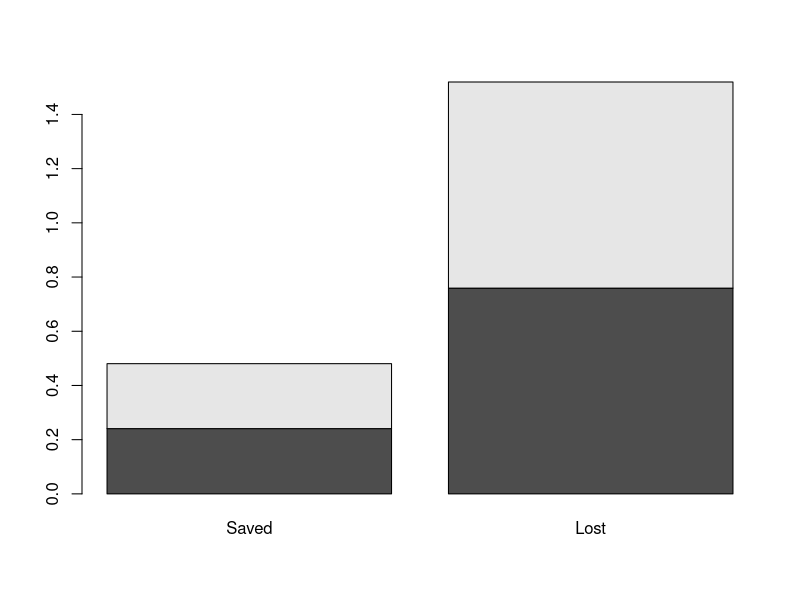
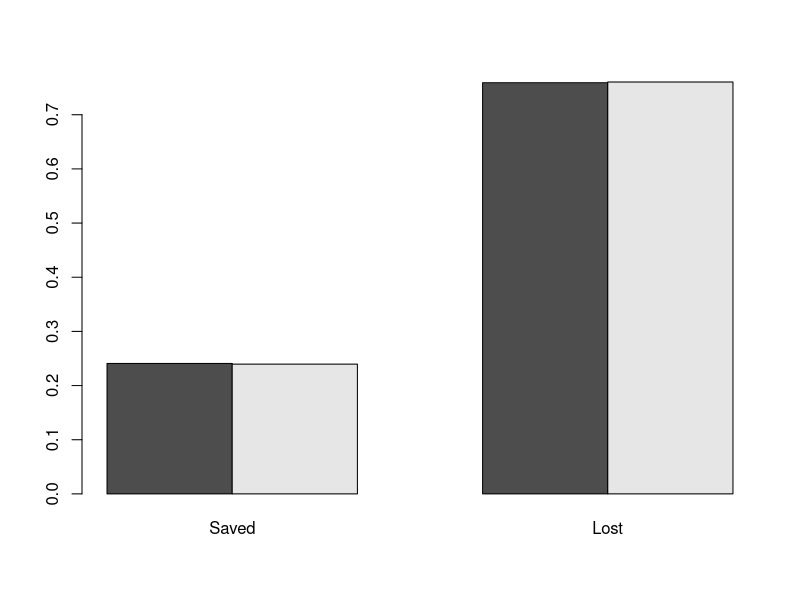
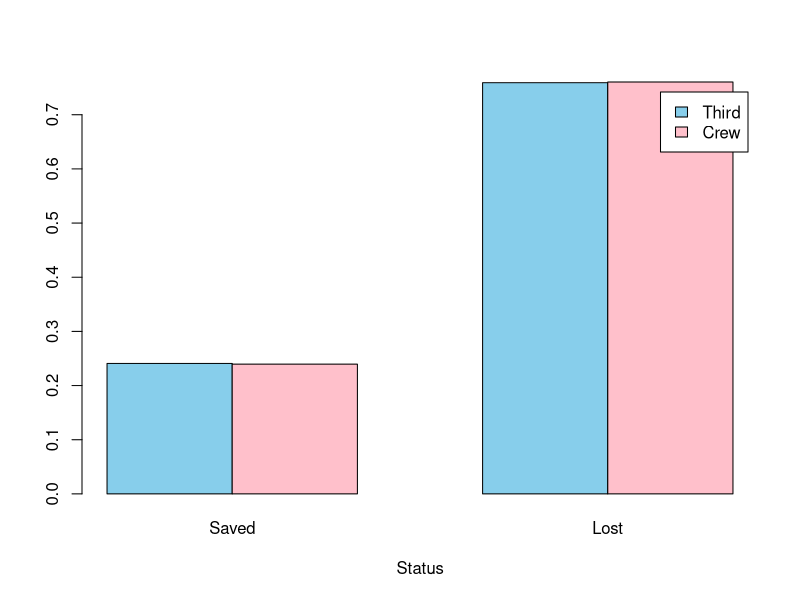

The R source for these figures, in order:
TD <- as.table(rbind(c(151,476),c(212,673)))
TD
dimnames(TD) <- list(Class = c("Third","Crew"),Status = c("Saved","Lost"))
TD
TD_Margin <- addmargins(TD)
TD_Margin
TD_Prop <- prop.table(TD,1)
TD_Prop
options(digits = 3)
TD_Prop <- prop.table(TD,1)
TD_Prop
(Table_Row_Perecent <- TD_Prop*100)
barplot(TD_Prop)
barplot(TD_Prop, beside = TRUE)
barplot(TD_Prop, beside = TRUE,xlab = "Status",legend = row.names(TD),col = c("skyblue","pink"))
(Table_Column_Perecent <- prop.table(TD,2)*100)
(Table_Joint_Perecent <- prop.table(TD)*100)
